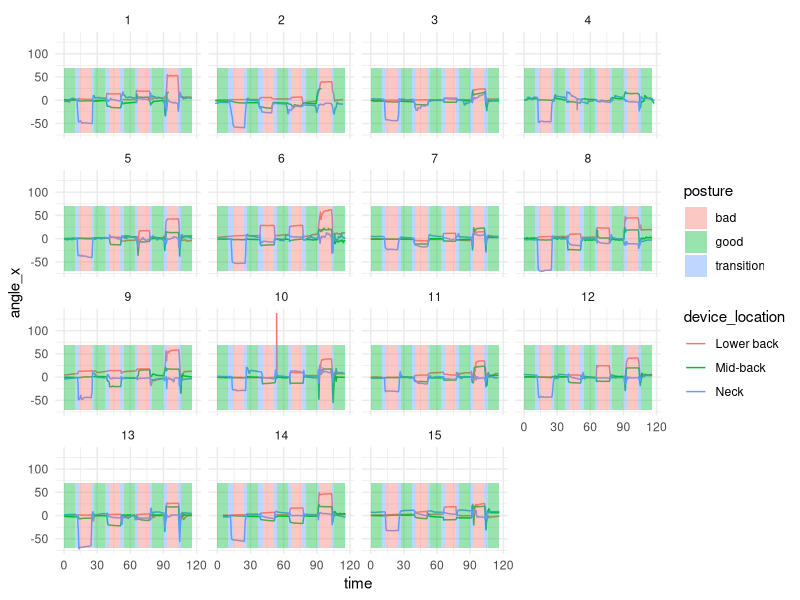
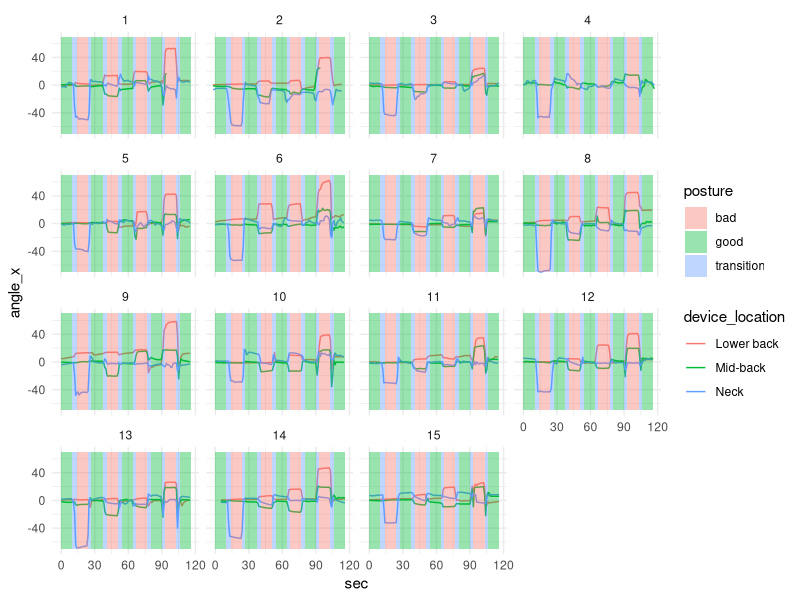
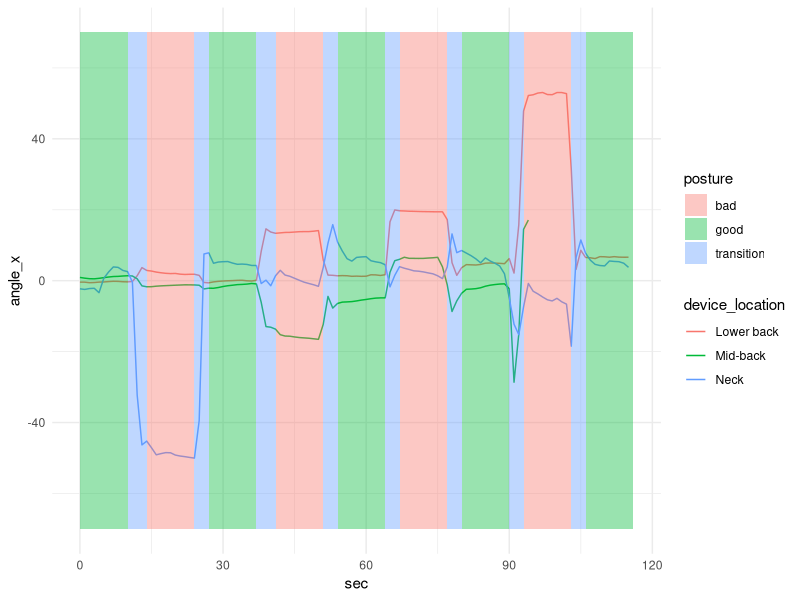
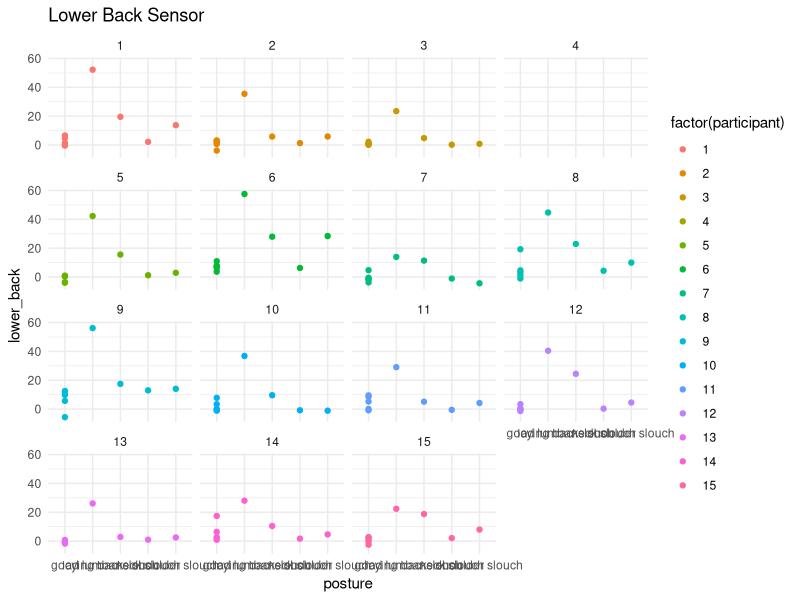
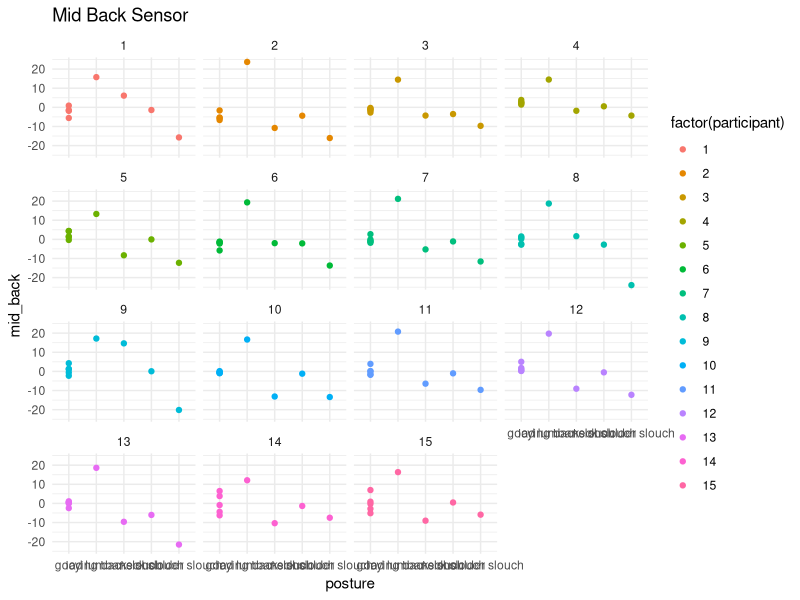
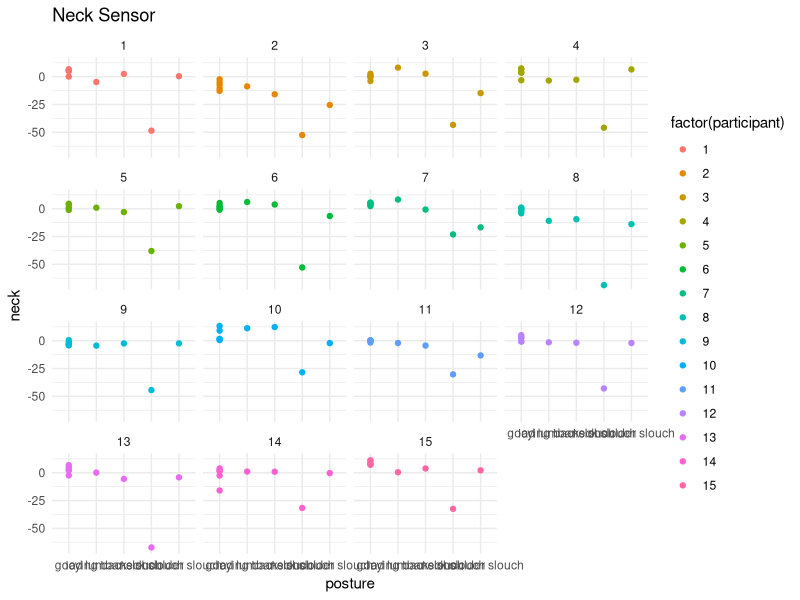
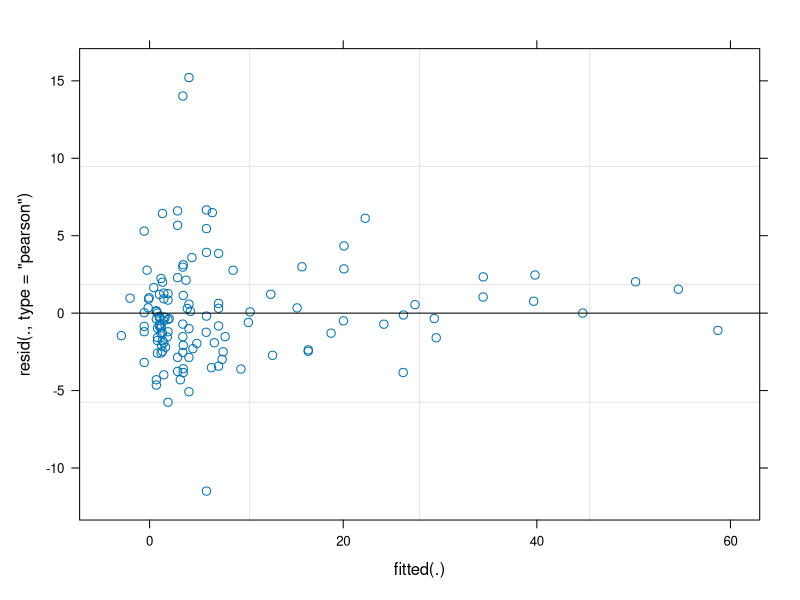
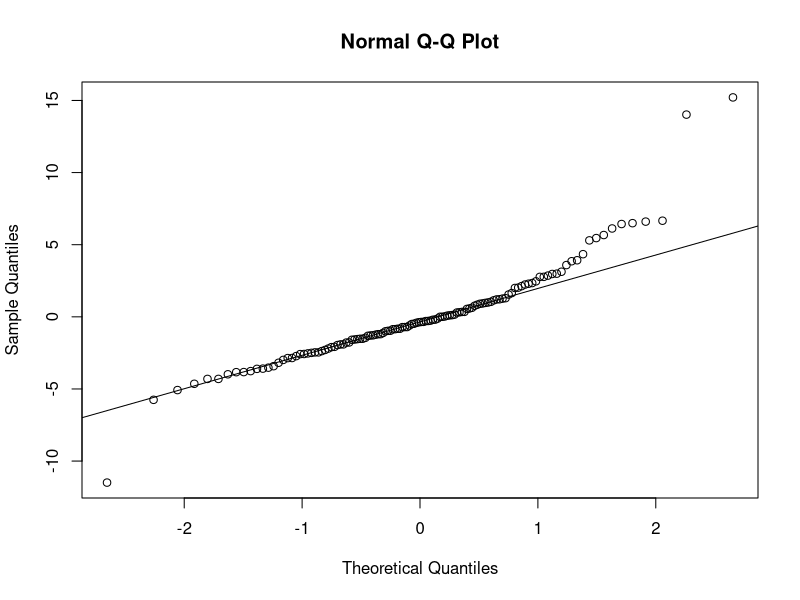

These figures' R source, in order:
## ---- chunk 1
#| warning: false
#| message: false
library(tidyverse)
library(here)
library(lubridate)
library(lme4)
library(nlme)
library(car)
library(emmeans)
## ---- chunk 2
#| message: false
instructed <- read_csv(here("data", "instructed.csv"))
## ---- chunk 3
instructed_agg <- instructed %>%
  mutate(sec = floor(time)) %>%
  group_by(participant, device_location, posture, sec) %>%
  summarize(angle_x = mean(angle_x), .groups = "keep")
## ---- chunk 4
instructed_agg_nested <- instructed %>%
  mutate(nested_sec = floor(nested_time)) %>%
  group_by(participant, device_location, posture, nested_sec) %>%
  summarize(angle_x = mean(angle_x), .groups = "keep")
## ---- chunk 5
xmin <- c(0,10,14,24,27,37,41,51,54,64,67,77,80,90,93,103,106)
xmax <- lead(xmin,1)
xmax[17] <- 116
ymin <- rep(-70,17)
ymax <- rep(70,17)



time_ranges <- data.frame(
  xmin = xmin, 
  xmax = xmax, 
  ymin = ymin, 
  ymax = ymax,
  posture = c(rep(c("good", "transition", "bad", "transition"), 4), "good")) 
## ---- chunk 6
instructed %>%
  ggplot() +
  geom_line(aes(x = time, y = angle_x, color = device_location)) +
  geom_rect(aes(xmin = xmin, xmax = xmax, ymin = ymin, ymax = ymax, fill = posture), alpha = 0.4, data = time_ranges) +
  theme_minimal() +
  facet_wrap(~participant)

## ---- chunk 7
instructed_agg %>%
  ggplot() +
  geom_line(aes(x = sec, y = angle_x, color = device_location)) +
  geom_rect(aes(xmin = xmin, xmax = xmax, ymin = ymin, ymax = ymax, fill = posture), alpha = 0.4, data = time_ranges) +
  theme_minimal() +
  facet_wrap(~participant)

## ---- chunk 8
instructed_agg %>%
  filter(participant == 1) %>%
  ggplot() +
  geom_line(aes(x = sec, y = angle_x, color = device_location)) +
  geom_rect(aes(xmin = xmin, xmax = xmax, ymin = ymin, ymax = ymax, fill = posture), alpha = 0.4, data = time_ranges) +
  theme_minimal()
## ---- chunk 9
#| message: false
model_data <- instructed_agg_nested %>% 
  filter(posture != "transition") %>%
  group_by(participant, device_location, posture) %>%
  summarize(angle_x = mean(angle_x, na.rm = TRUE)) %>%
  ungroup() %>%
  pivot_wider(id_cols = c(participant, posture), names_from = device_location, values_from = angle_x) %>%
  mutate(posture = if_else(str_detect(posture, "good"), "good", posture)) %>%
  ungroup() %>%
  rename(
    "lower_back" = 3,
    "mid_back" = 4,
    "neck" = 5
  )
## ---- chunk 10
model_data %>%
  ggplot() +
  geom_point(aes(x = posture, y = lower_back, color = factor(participant))) +
  facet_wrap(~participant) +
  theme(legend.position = "none",
        plot.title.position = "plot") +
  labs(title = "Lower Back Sensor") +
  theme_minimal()

model_data %>%
  ggplot() +
  geom_point(aes(x = posture, y = mid_back, color = factor(participant))) +
  facet_wrap(~participant) +
  theme(legend.position = "none",
        plot.title.position = "plot") +
  labs(title = "Mid Back Sensor") +
  theme_minimal()

model_data %>%
  ggplot() +
  geom_point(aes(x = posture, y = neck, color = factor(participant))) +
  facet_wrap(~participant) +
  theme(legend.position = "none",
        plot.title.position = "plot") +
  labs(title = "Neck Sensor") +
  theme_minimal()
## ---- chunk 11
model_cd <- lmer(lower_back ~  posture + (1 + posture | participant), data = model_data)
S(model_cd)
Anova(model_cd)
plot(model_cd)

qqnorm(residuals(model_cd))
qqline(residuals(model_cd))

## ---- chunk 12
glmer_cd <- glmer((lower_back + 6) ~  posture + (1 | participant), family = Gamma(link = "identity"), data = model_data)
S(glmer_cd)
plot(glmer_cd)
## ---- chunk 13
#| code-fold: true
custom_combos <- data.frame(
  posture = model_data$posture %>% unique()
)

custom_preds <- ref_grid(
  model_cd,
  data = custom_combos,
  cov.reduce = FALSE,
)

model_preds <- emmeans(custom_preds, 
                         specs = ~ posture,
                         type = "response"
                         )


model_preds %>% 
  as_tibble() %>%
  ggplot(aes(color = posture)) +
  geom_point(aes(y = posture, x = emmean)) +
  geom_errorbar(aes(y = posture, xmin = lower.CL, xmax = upper.CL)) +
  geom_vline(aes(xintercept = xint), lty = 2, color = "red", data = data.frame(xint = 0)) +
  theme_minimal() +
  labs(title = "LMM: Lower Back Sensor") +
  theme(legend.position = "none",
        plot.title.position = "plot")
## ---- chunk 14
#| code-fold: true
custom_combos <- data.frame(
  posture = model_data$posture %>% unique()
)

custom_preds <- ref_grid(
  glmer_cd,
  data = custom_combos,
  cov.reduce = FALSE,
)

model_preds <- emmeans(custom_preds, 
                         specs = ~ posture,
                         type = "response"
                         )


model_preds %>% 
  as_tibble() %>%
  ggplot(aes(color = posture)) +
  geom_point(aes(y = posture, x = response)) +
  geom_errorbar(aes(y = posture, xmin = asymp.LCL, xmax = asymp.UCL)) +
  geom_vline(aes(xintercept = xint), lty = 2, color = "red", data = data.frame(xint = 0)) +
  theme_minimal() +
  labs(title = "GLMM: Lower Back Sensor") +
  theme(legend.position = "none",
        plot.title.position = "plot")
## ---- chunk 15
model_data %>%
  select(participant, posture, mid_back) %>%
  filter(!is.na(mid_back)) %>%
  select(participant, posture) %>%
  distinct()
## ---- chunk 16
model_ea <- lmer(mid_back ~ posture + (1  | participant), data = model_data)
S(model_ea)
Anova(model_ea)
plot(model_ea)


qqnorm(residuals(model_ea))
qqline(residuals(model_ea))
## ---- chunk 17
model_ea <- lmer(mid_back ~ posture + (1  | participant), data = model_data)
S(model_ea)
Anova(model_ea)
plot(model_ea)


qqnorm(residuals(model_ea))
qqline(residuals(model_ea))
## ---- chunk 18
glmer_ea <- glmer((-1*mid_back)+40 ~ posture + (1  | participant), family = Gamma(link = "identity"), data = model_data)
S(glmer_ea)
Anova(glmer_ea)
plot(glmer_ea)


glmer_ea <- glmer(mid_back+40 ~ posture + (1  | participant), family = Gamma(link = "identity"), data = model_data)
S(glmer_ea)
Anova(glmer_ea)
plot(glmer_ea)
## ---- chunk 19
#| code-fold: true
custom_preds <- ref_grid(
  model_ea,
  data = custom_combos,
  cov.reduce = FALSE,
)

model_preds <- emmeans(custom_preds, 
                         specs = ~ posture,
                         type = "response"
                         )


model_preds %>% 
  as_tibble() %>%
  ggplot(aes(color = posture)) +
  geom_point(aes(y = posture, x = emmean)) +
  geom_errorbar(aes(y = posture, xmin = lower.CL, xmax = upper.CL)) +
  geom_vline(aes(xintercept = xint), lty = 2, color = "red", data = data.frame(xint = 0)) +
  theme_minimal() +
  labs(title = "LMM: Mid Back Sensor") +
  theme(legend.position = "none",
        plot.title.position = "plot")
## ---- chunk 20
#| code-fold: true
custom_preds <- ref_grid(
  glmer_ea,
  data = custom_combos,
  cov.reduce = FALSE,
)

model_preds <- emmeans(custom_preds, 
                         specs = ~ posture,
                         type = "response"
                         )


model_preds %>% 
  as_tibble() %>%
  mutate(emmean = -1*(emmean-40),
         asymp.LCL = -1*(asymp.LCL-40),
         asymp.UCL = -1*(asymp.UCL-40)) %>%
  ggplot(aes(color = posture)) +
  geom_point(aes(y = posture, x = emmean)) +
  geom_errorbar(aes(y = posture, xmin = asymp.LCL, xmax = asymp.UCL)) +
  geom_vline(aes(xintercept = xint), lty = 2, color = "red", data = data.frame(xint = 0)) +
  theme_minimal() +
  labs(title = "GLMM: Mid Back Sensor") +
  theme(legend.position = "none",
        plot.title.position = "plot")
## ---- chunk 21

model_fe <- lmer(neck ~ posture + (1 + posture | participant), data = model_data)
S(model_fe)
Anova(model_fe)
plot(model_fe)


qqnorm(residuals(model_fe))
qqline(residuals(model_fe))
## ---- chunk 22
glmer_fe <- glmer((neck*-1)+15 ~ posture + (1 | participant), family = Gamma(link = "identity"), data = model_data)
S(glmer_fe)
Anova(glmer_fe)
plot(glmer_fe)
## ---- chunk 23
custom_preds <- ref_grid(
  model_fe,
  data = custom_combos,
  cov.reduce = FALSE,
)

model_preds <- emmeans(custom_preds, 
                         specs = ~ posture,
                         type = "response"
                         )


model_preds %>% 
  as_tibble() %>%
  ggplot(aes(color = posture)) +
  geom_point(aes(y = posture, x = emmean)) +
  geom_errorbar(aes(y = posture, xmin = lower.CL, xmax = upper.CL)) +
  geom_vline(aes(xintercept = xint), lty = 2, color = "red", data = data.frame(xint = 0)) +
  theme_minimal() +
  labs(title = "LMM: Neck Sensor") +
  theme(legend.position = "none",
        plot.title.position = "plot")
## ---- chunk 24
custom_preds <- ref_grid(
  glmer_fe,
  data = custom_combos,
  cov.reduce = FALSE,
)

model_preds <- emmeans(custom_preds, 
                         specs = ~ posture,
                         type = "response"
                         )


model_preds %>% 
  as_tibble() %>%
  mutate(response = -1*(response-15),
       asymp.LCL = -1*(asymp.LCL-15),
       asymp.UCL = -1*(asymp.UCL-15)) %>%
  ggplot(aes(color = posture)) +
  geom_point(aes(y = posture, x = response)) +
  geom_errorbar(aes(y = posture, xmin = asymp.LCL, xmax = asymp.UCL)) +
  geom_vline(aes(xintercept = xint), lty = 2, color = "red", data = data.frame(xint = 0)) +
  theme_minimal() +
  labs(title = "GLMM: Neck Sensor") +
  theme(legend.position = "none",
        plot.title.position = "plot")
## ---- chunk 25
model_data %>%
  pivot_longer(cols = lower_back:neck, names_to = "device", values_to = "angle_x") %>%
  ggplot() +
  geom_boxplot(aes(y = posture, x = angle_x, color = posture)) +
  theme_minimal() +
  theme(
    legend.position = "none",
    plot.title.position = "plot"
  ) +
  geom_vline(aes(xintercept = 0), color = "red", lty = 2) +
  facet_wrap(~device)

model_data %>%
  ggplot() +
  geom_boxplot(aes(y = posture, x = lower_back, color = posture)) +
  theme_minimal() +
  theme(
    legend.position = "none",
    plot.title.position = "plot"
  ) +
  geom_vline(aes(xintercept = 0), color = "red", lty = 2) +
  labs(title = "Device = Lower Back", x = "angle_x")

model_data %>%
  ggplot() +
  geom_boxplot(aes(y = posture, x = mid_back, color = posture)) +
  theme_minimal() +
  theme(
    legend.position = "none",
    plot.title.position = "plot"
  ) +
  geom_vline(aes(xintercept = 0), color = "red", lty = 2) +
  labs(title = "Device = Mid Back", x = "angle_x")


model_data %>%
  ggplot() +
  geom_boxplot(aes(y = posture, x = neck, color = posture)) +
  geom_point(aes(y = posture, x = neck, color = posture, shape = posture)) + 
  theme_minimal() +
  theme(
    legend.position = "none",
    plot.title.position = "plot"
  ) +
  geom_vline(aes(xintercept = 0), color = "red", lty = 2) +
  labs(title = "Device = Neck", x = "angle_x")
  
## ---- chunk 26
library(ggridges)

model_data %>%
  pivot_longer(cols = lower_back:neck, names_to = "device", values_to = "angle_x") %>%
  ggplot() +
  ggridges::geom_density_line(aes(y = posture, x = angle_x, color = posture)) +
  # geom_boxplot(aes(y = posture, x = angle_x, color = posture)) +
  theme_minimal() +
  theme(
    legend.position = "none"
  ) +
  facet_wrap(~device) +
  geom_vline(aes(xintercept = 0), color = "red", lty = 2)
